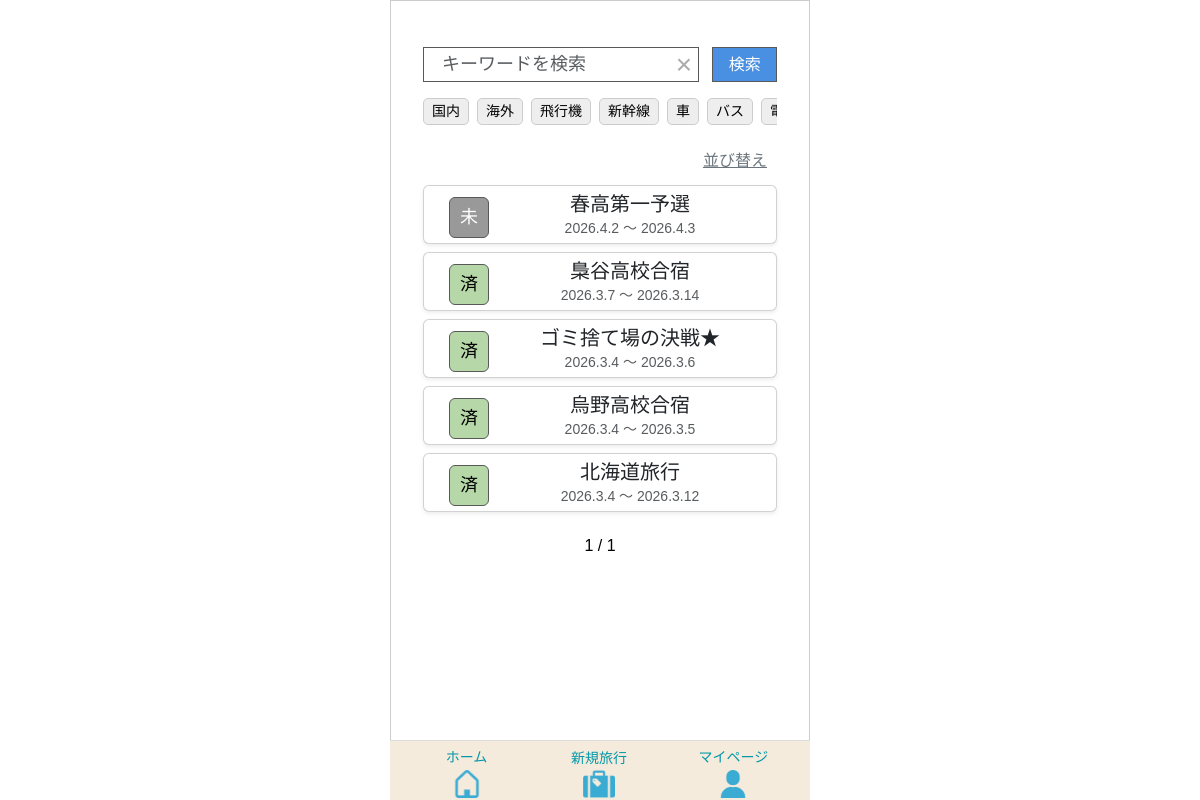
The app's page /tabipre/home/?page=2&keyword=&sort= (signed in), older data.
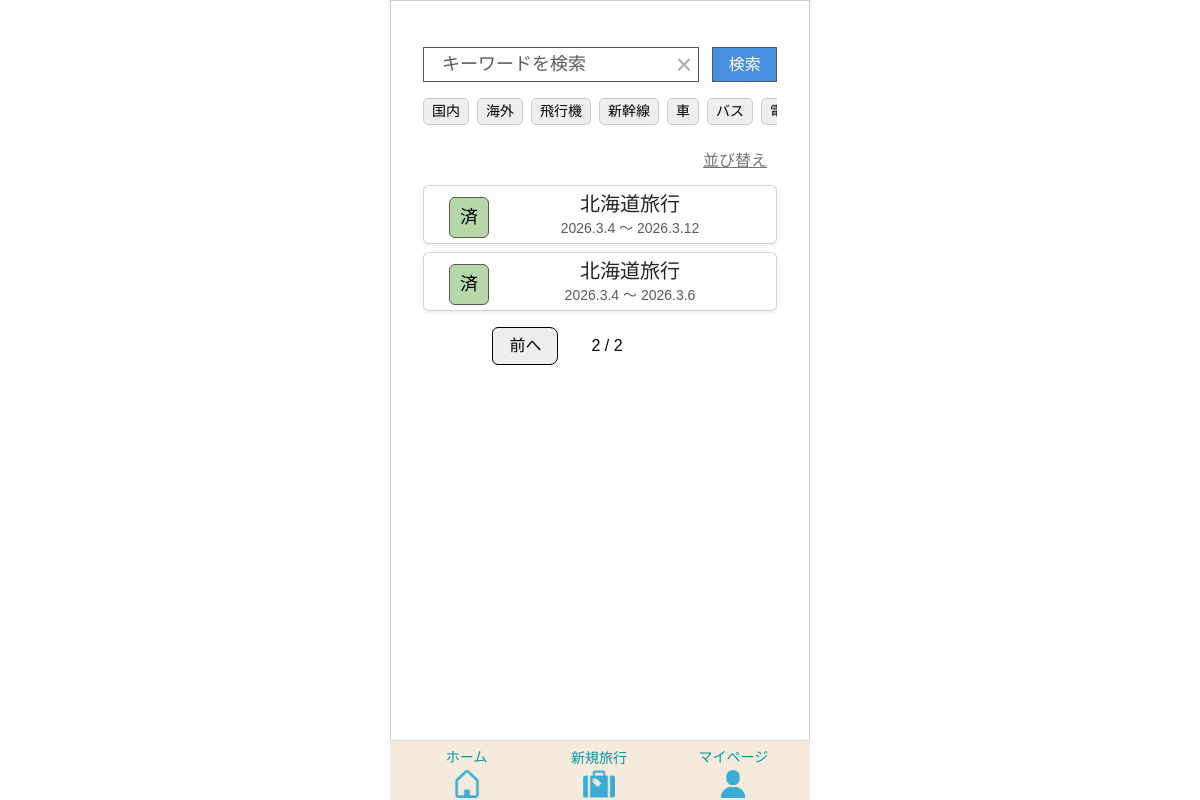
The same page, newer data.
### app/models/travel.py (models this page shows, shortened)
class Transport(models.Model):
    class TransportType(models.IntegerChoices):
     AIRPLANE   = 0, _("飛行機")
     SHINKANSEN = 1, _("新幹線")
     CAR        = 2, _("車")
     BUS        = 3, _("バス")
     TRAIN      = 4, _("電車")
     OTHER      = 5, _("その他")
    transport_id = models.AutoField(
        primary_key=True,
        verbose_name=_("交通手段ID")
    )
    transport_type = models.IntegerField(
    choices=TransportType.choices,
    verbose_name=_("交通手段")
    )
    created_at = models.DateTimeField(
        auto_now_add=True,
        verbose_name=_("作成日")
    )
    updated_at = models.DateTimeField(
       auto_now=True,
        verbose_name=_("更新日")
    )
    class Meta:
        verbose_name = _("交通手段")
        verbose_name_plural = _("交通手段")

class Travel_info(models.Model):
    class LocationType(models.IntegerChoices):
        DOMESTIC = 0, _("国内")
        OVERSEAS = 1, _("海外")
    class StatusType(models.IntegerChoices):
        NOT_DONE  = 0, _("未")
        COMPLETE  = 1, _("完")
        PROCESSED = 2, _("済")
    travel_info_id = models.AutoField(
        primary_key=True,
        verbose_name=_("旅行情報ID")
    )
    user = models.ForeignKey(
        settings.AUTH_USER_MODEL,
        on_delete=models.CASCADE,
        verbose_name=_("ユーザーID")
    )
    travel_title = models.CharField(
        max_length=100,
        verbose_name=_("旅行タイトル")
    )
    start_date = models.DateField(
        verbose_name=_("開始日")
    )
    end_date = models.DateField(
        verbose_name=_("終了日")
    )
    location = models.IntegerField(
        choices=LocationType.choices,
        verbose_name=_("場所"),
    )
    memo = models.CharField(
        max_length=230,
        blank=True,
        verbose_name=_("メモ")
    )
    status = models.IntegerField(
        choices=StatusType.choices,
        default=0,
        verbose_name=_("ステータス")
    )
    transport = models.ManyToManyField(
        "Transport",
        through="Travelmode",
        verbose_name=_("交通手段")
    )
    created_at = models.DateTimeField(
        auto_now_add=True,
        verbose_name=_("作成日")
    )
    updated_at = models.DateTimeField(
       auto_now=True,
        verbose_name=_("更新日")
    )
    class Meta:
        verbose_name = _("旅行情報")
        verbose_name_plural = _("旅行情報")

### app/views/home.py (the view)
# urls.py: path('tabipre/home/', HomeView.as_view(), name='home'),
class HomeView(LoginRequiredMixin, TemplateView):
    template_name = "home/home.html"
    login_url = "/"
    def get(self, request, *args, **kwargs):
        if request.session.get("creating_travel"):
            Template.objects.filter(
                travel_info__isnull=True,
                user=request.user
            ).delete()
            request.session["creating_travel"] = False
        keyword = request.GET.get("keyword", "")
        travel_type = request.GET.getlist("travel_type")
        transport_filter = [t for t in request.GET.getlist("transport") if t]
        sort = request.GET.get("sort", "")
        travels = Travel_info.objects.filter(
            user=request.user
        )
        if keyword:
            travels = travels.filter(travel_title__icontains=keyword)
        if travel_type:
            travels = travels.filter(location__in=travel_type)
        if transport_filter:
            travels = travels.filter(
                transport__transport_type__in=transport_filter
            )
        travels = travels.distinct()
        today = timezone.now().date()
        completed_travel_ids = (
            TravelItem.objects
            .filter(travel_category__template__travel_info__user=request.user)
            .values("travel_category__template__travel_info")
            .annotate(
                total=Count("id"),
                done=Count("id", filter=Q(item_checked=1))
            )
            .filter(total=F("done"))
            .values_list("travel_category__template__travel_info", flat=True)
        )
        travels = travels.annotate(
            display_status=Case(
                When(end_date__lt=today, then=Value("済")),
                When(travel_info_id__in=completed_travel_ids, then=Value("完")),
                default=Value("未"),
                output_field=CharField()
            )
        )
        travels = travels.annotate(
            status_order=Case(
                When(display_status="完", then=0),
                When(display_status="未", then=1),
                When(display_status="済", then=2),
                default=3,
                output_field=IntegerField(),
            )
        )
        if sort == "title_asc":
            travels = travels.order_by("travel_title")
        elif sort == "title_desc":
            travels = travels.order_by("-travel_title")
        elif sort == "date_asc":
            travels = travels.order_by("start_date")
        elif sort == "date_desc":
            travels = travels.order_by("-start_date")
        else:
            travels = travels.order_by("status_order", "-start_date")
        paginator = Paginator(travels, 5)
        page = request.GET.get("page")
        travels_page = paginator.get_page(page)
        tags = Transport.objects.exclude(
            transport_type=Transport.TransportType.OTHER
        )
        return render(request, self.template_name, {
            "travels": travels_page,
            "keyword": keyword,
            "tags": tags,
            "travel_type": travel_type,
            "transport": transport_filter,
            "sort": sort,
        })

### templates/home/home.html (shortened to what this page needs)
{% extends 'base.html' %}
{% load static %}
{% block extra_css %}
{{ block.super }}
<link rel="stylesheet" href="{% static 'tabipre/css/home.css' %}">
{% endblock %}
{% block content %}
<div class="container mt-3">
    <form method="GET" id="searchForm" class="d-flex mt-2 mb-3 position-relative">
        <span id="clearBtn" class="clear-btn">&times;</span>
        <input type="text" name="keyword" id="keywordInput"
               autocomplete="off"
               value="{{ keyword }}"
               class="form-control me-2 search-input"
               placeholder="キーワードを検索">
        <button class="search-btn">検索</button>
    </form>
    <div class="d-flex flex-row flex-nowrap overflow-auto mt-1 mb-2 tag-scroll">
        <a href="#"
           class="tag-badge {% if '0' in travel_type %}selected{% endif %}"
           data-type="travel_type" data-value="0">国内</a>
        <a href="#"
           class="tag-badge {% if '1' in travel_type %}selected{% endif %}"
           data-type="travel_type" data-value="1">海外</a>
        {% for tag in tags %}
            <a href="#"
               class="tag-badge {% if tag.transport_type|stringformat:'s' in transport %}selected{% endif %}"
               data-type="transport"
               data-value="{{ tag.transport_type }}">
                {{ tag.get_transport_type_display }}
            </a>
        {% endfor %}
    </div>
    <div class="sort-btn-wrapper mb-2">
        <a href="#" class="sort-btn" data-bs-toggle="modal" data-bs-target="#sortModal">
            並び替え
        </a>
    </div>
    {% for t in travels %}
        <a href="{% url 'app:travel_detail' t.travel_info_id %}" class="text-decoration-none text-dark">
            <div class="card mb-2 shadow-sm">
                <div class="card-body d-flex align-items-center">
                    <div class="align-items-center">
                        {% if t.display_status == "未" %}
                            <span class="badge-t status-mi">未</span>
                        {% elif t.display_status == "完" %}
                            <span class="badge-t status-kan">完</span>
                        {% elif t.display_status == "済" %}
                            <span class="badge-t status-zumi">済</span>
                        {% endif %}
                    </div>
                    <div class="flex-grow-1 d-flex flex-column justify-content-center text-center">
                        <h5 class="card-title">{{ t.travel_title }}</h5>
                        <p class="card-text text-muted">
                            {{ t.start_date|date:"Y.n.j" }} 〜 {{ t.end_date|date:"Y.n.j" }}
                        </p>
                    </div>
                </div>
            </div>
        </a>
    {% empty %}
        <p class="text-center text-muted">該当する旅行がありません</p>
    {% endfor %}
    <div class="d-flex justify-content-center mt-3">
        <nav>
            <ul class="pagination">
                {% if travels.has_previous %}
                    <li class="page-item">
                        <a class="page-link"
                           href="?page={{ travels.previous_page_number }}&keyword={{ keyword }}&sort={{ sort }}">
                           前へ
                        </a>
                    </li>
                {% else %}
                    <li class="page-item disabled">
                    </li>
                {% endif %}
                <li class="page-item active">
                    <span class="page-link">
                        {{ travels.number }} / {{ travels.paginator.num_pages }}
                    </span>
                </li>
                {% if travels.has_next %}
                    <li class="page-item">
                        <a class="page-link"
                           href="?page={{ travels.next_page_number }}&keyword={{ keyword }}&sort={{ sort }}">
                           次へ
                        </a>
                    </li>
                {% else %}
                    <li class="page-item disabled">
                    </li>
                {% endif %}
            </ul>
        </nav>
    </div>
</div>
{% endblock %}

Row changes from the older to the newer data that the page shows:
no longer on this page (row unchanged): Travel_info: shows "未", travel_title "春高第一予選", start_date "2026.4.2", end_date "2026.4.3"
no longer on this page (row unchanged): Travel_info: shows "済", travel_title "梟谷高校合宿", start_date "2026.3.7", end_date "2026.3.14"
no longer on this page (row unchanged): Travel_info: shows "済", travel_title "ゴミ捨て場の決戦★", start_date "2026.3.4", end_date "2026.3.6"
no longer on this page (row unchanged): Travel_info: shows "済", travel_title "烏野高校合宿", start_date "2026.3.4", end_date "2026.3.5"
added Travel_info: shows "済", travel_title "北海道旅行", start_date "2026.3.4", end_date "2026.3.6"
Text that changed along with them:
{{ travels.number }}: "1" → "2"
{{ travels.paginator.num_pages }}: "1" → "2"
text now shown: "前へ"
